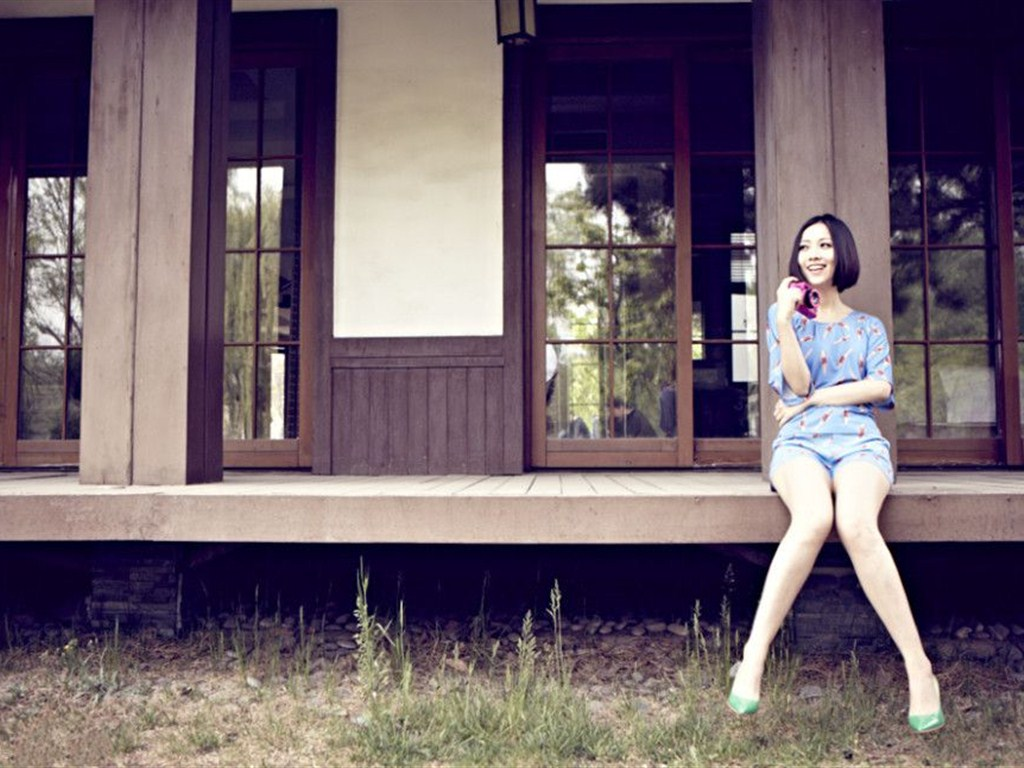
#> input picture c.jpg, 1024 x 768 px
$ python HoughTest.py   (Python 2 division)
#> lines starting #> are read from the running program, lines starting #| are printed output that depends on the picture; long printed decimals are rounded
#coding=utf-8
import cv2
import numpy as np

img = cv2.imread("./c.jpg", 0)
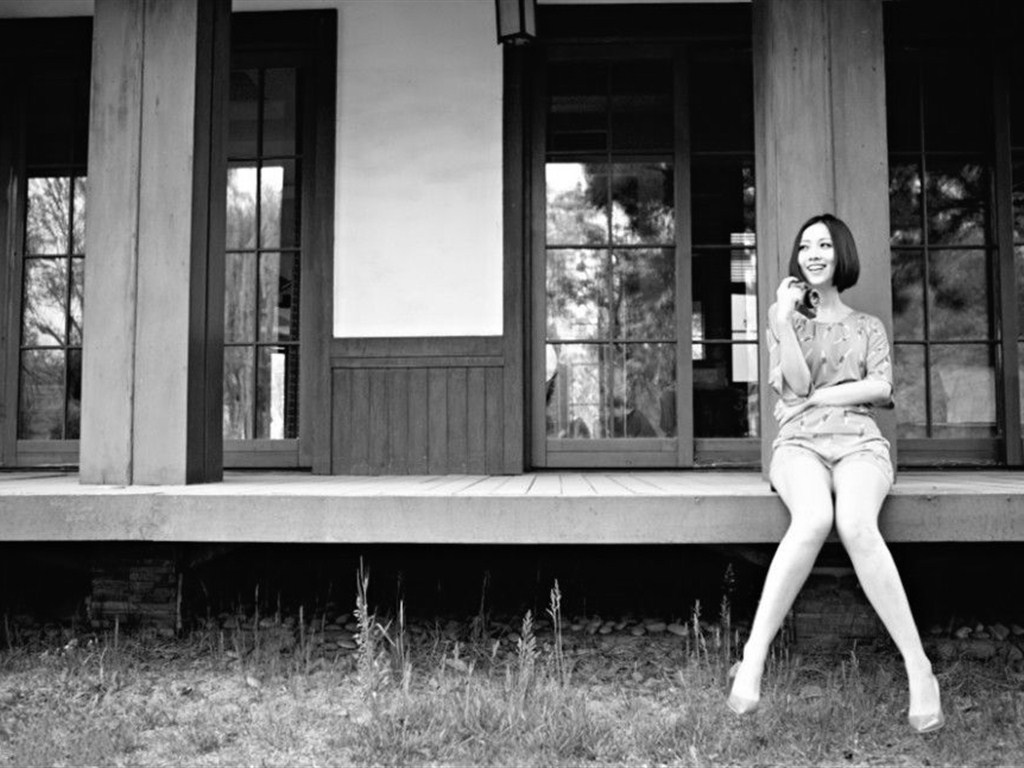
#> img: shape (768, 1024); min 0, max 255, mean 103

img = cv2.GaussianBlur(img,(3,3),0)
edges = cv2.Canny(img, 50, 150, apertureSize = 3)
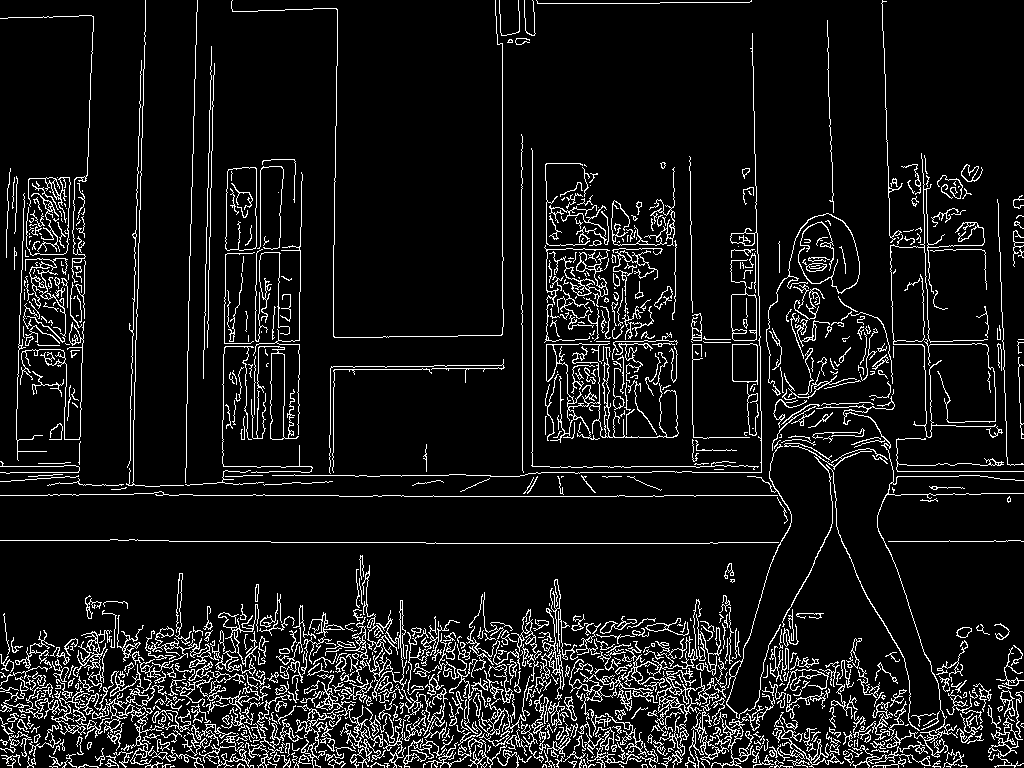
#> edges: shape (768, 1024); 8.9% white in thin lines or dots
lines = cv2.HoughLines(edges,1,np.pi/180,118) #这里对最后一个参数使用了经验型的值
result = img.copy()
for line in lines[0]:
	rho = line[0] #第一个元素是距离rho
	theta= line[1] #第二个元素是角度theta
	print rho
	print theta
	if  (theta < (np.pi/4. )) or (theta > (3.*np.pi/4.0)): #垂直直线
                #该直线与第一行的交点
		pt1 = (int(rho/np.cos(theta)),0)
		#该直线与最后一行的焦点
		pt2 = (int((rho-result.shape[0]*np.sin(theta))/np.cos(theta)),result.shape[0])
		#绘制一条白线
		cv2.line( result, pt1, pt2, (255))
	else: #水平直线
		# 该直线与第一列的交点
		pt1 = (0,int(rho/np.sin(theta)))
		#该直线与最后一列的交点
		pt2 = (result.shape[1], int((rho-result.shape[1]*np.cos(theta))/np.sin(theta)))
		#绘制一条直线
		cv2.line(result, pt1, pt2, (255), 1)
#> this loop made 1 pass
#> (rho, theta, pt1, pt2) on pass 1: (495, 1.57, (0, 495), (1024, 495))
#| 495.0
#| 1.571
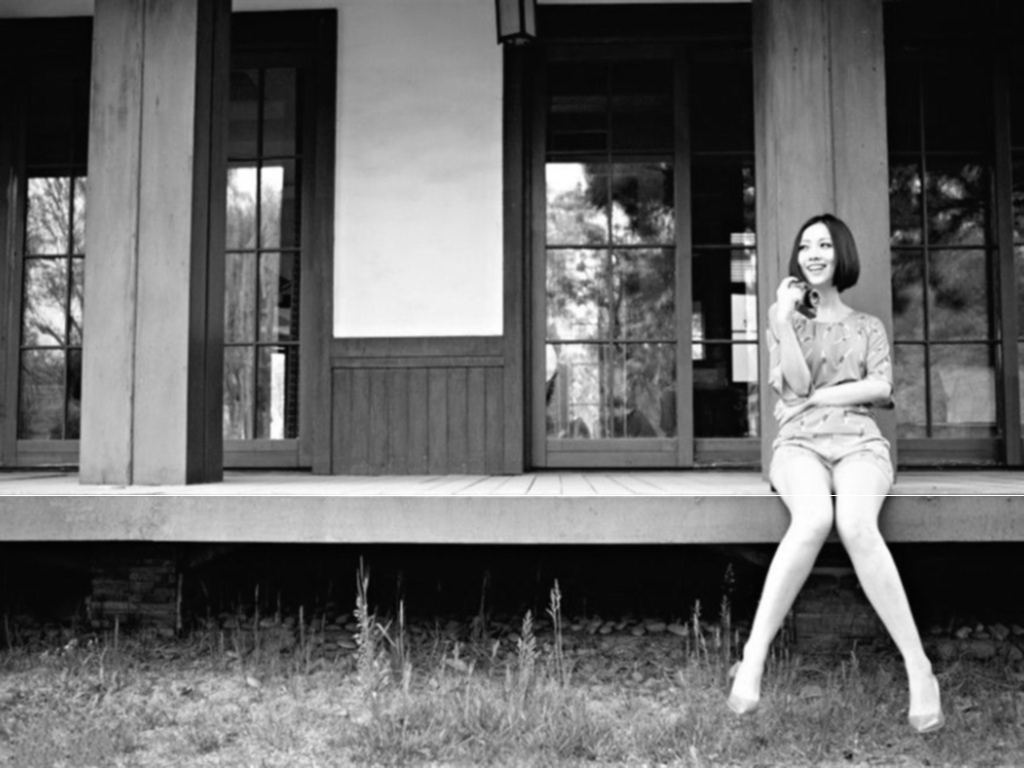
#> result: shape (768, 1024); min 2, max 255, mean 103.1

cv2.imshow('Canny', edges )
cv2.imshow('Result', result)
cv2.waitKey(0)
cv2.destroyAllWindows()

$ run again, with a.jpg copied over c.jpg
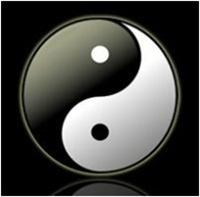
#> input picture a.jpg, 200 x 197 px
#> `edges = cv2.Canny(img, 50, 150, apertureSize = 3)`:
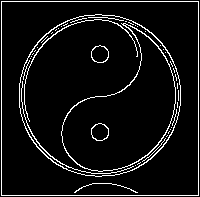
#> edges: shape (197, 200); 6.9% white in thin lines or dots
#> lines = [[1, 1.57], [195, 1.57], [1, 0], [198, 0]]
#> the loop `for line in lines[0]:` made 1 pass
#> (rho, theta, pt1, pt2) on pass 1: (1, 1.57, (0, 1), (200, 1))
#> (printed output is left out)
#> after the loop `for line in lines[0]:`:
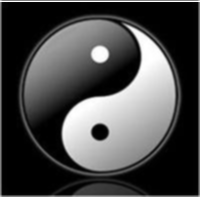
#> result: shape (197, 200); min 0, max 255, mean 72

$ run again, with s1.bmp saved as c.jpg
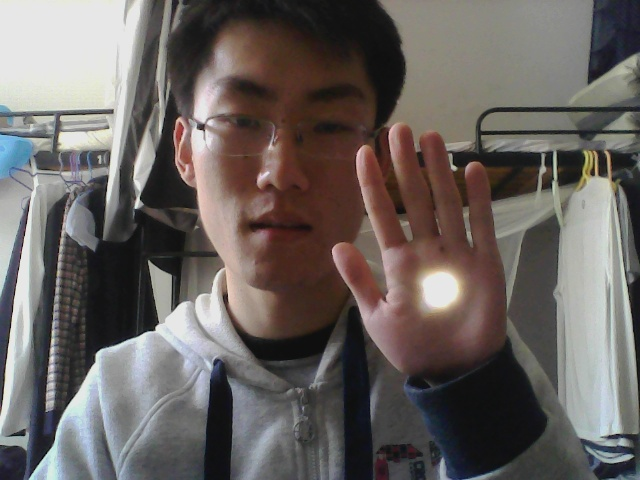
#> input picture s1.bmp, 640 x 480 px
#> `edges = cv2.Canny(img, 50, 150, apertureSize = 3)`:
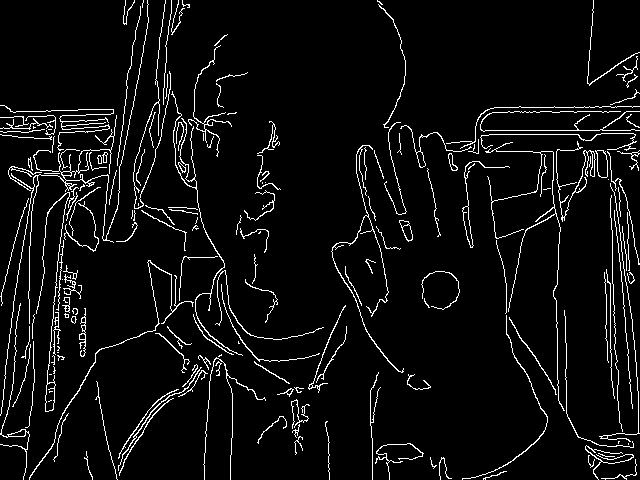
#> edges: shape (480, 640); 5.6% white in thin lines or dots
#> lines = 17 rows, first 8: [130, 1.57], [80, 0.0873], [-594, 3.05], [117, 1.55], [111, 1.57], [29, 0], [134, 1.57], [-603, 3.11]
#> the loop `for line in lines[0]:` made 1 pass
#> (rho, theta, pt1, pt2) on pass 1: (130, 1.57, (0, 130), (640, 130))
#> (printed output is left out)
#> after the loop `for line in lines[0]:`:
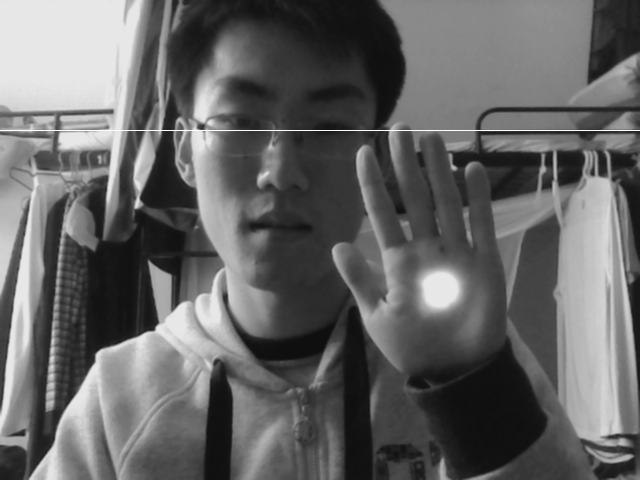
#> result: shape (480, 640); min 14, max 255, mean 101.1
